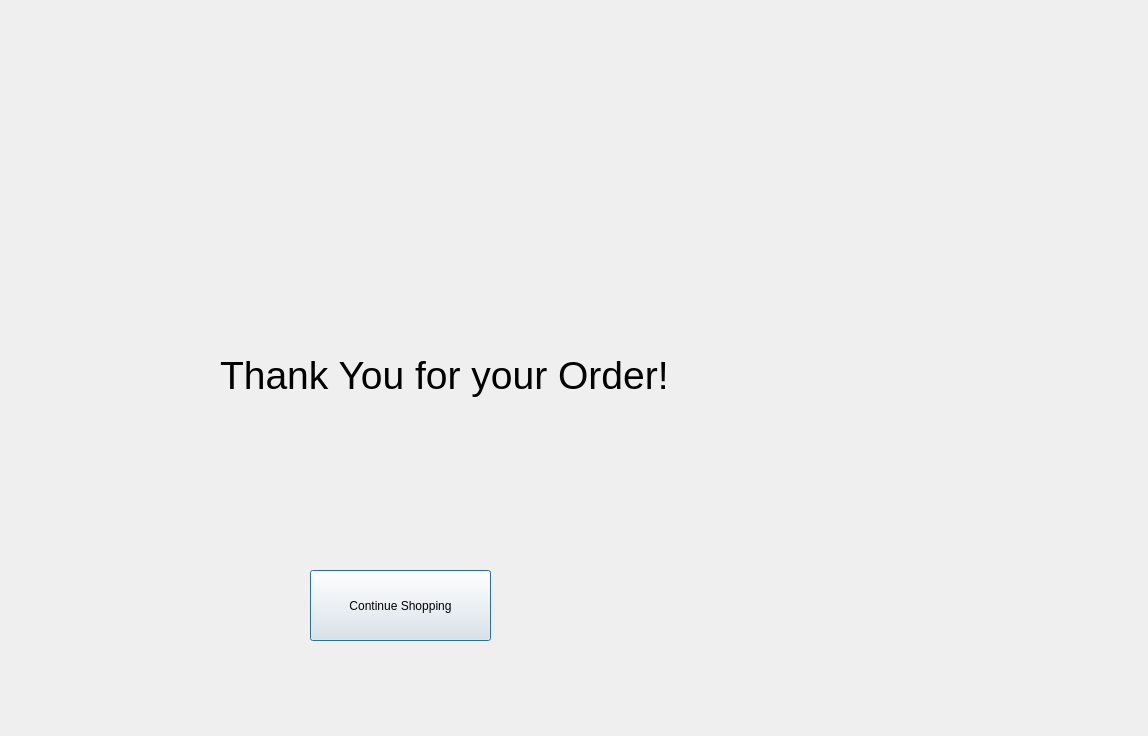
<?xml version="1.0" encoding="UTF-8"?>
<ui version="4.0">
 <class>ThankYou</class>
 <widget class="QDialog" name="ThankYou">
  <property name="geometry">
   <rect>
    <x>0</x>
    <y>0</y>
    <width>1148</width>
    <height>736</height>
   </rect>
  </property>
  <property name="windowTitle">
   <string>Dialog</string>
  </property>
  <widget class="QLabel" name="label">
   <property name="geometry">
    <rect>
     <x>220</x>
     <y>200</y>
     <width>651</width>
     <height>351</height>
    </rect>
   </property>
   <property name="font">
    <font>
     <pointsize>29</pointsize>
    </font>
   </property>
   <property name="text">
    <string>Thank You for your Order!</string>
   </property>
  </widget>
  <widget class="QPushButton" name="pushButton_continue">
   <property name="geometry">
    <rect>
     <x>310</x>
     <y>570</y>
     <width>181</width>
     <height>71</height>
    </rect>
   </property>
   <property name="text">
    <string>Continue Shopping</string>
   </property>
  </widget>
 </widget>
 <resources/>
 <connections/>
</ui>
